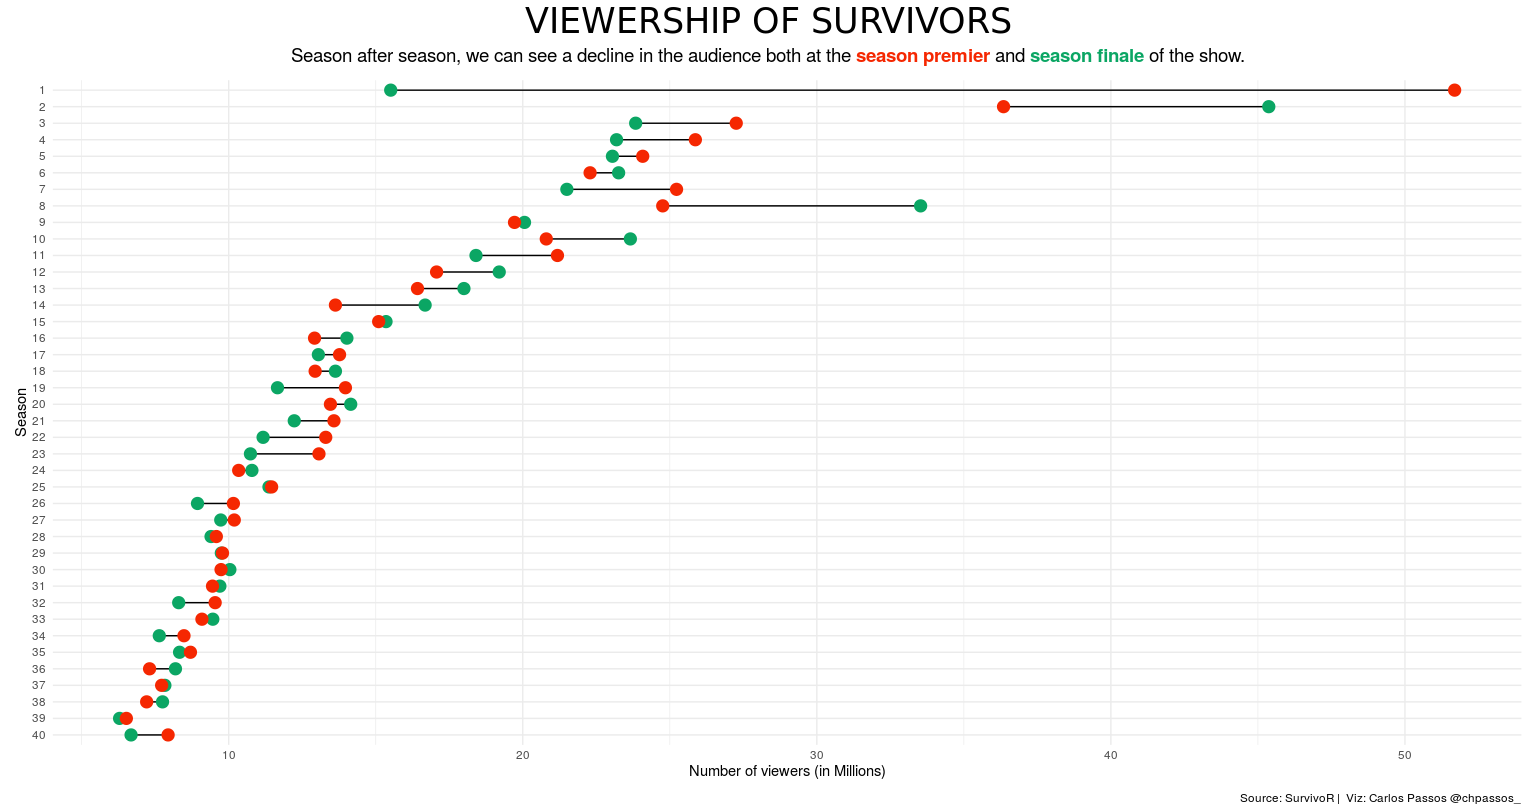

Recreate this plot in R.
# TidyTuesday Week 23: SurvivoR
library(tidyverse)
library(showtext)
library(patchwork)
library(ggtext)
library(ggthemes)

# Read data
summary <- readr::read_csv('https://raw.githubusercontent.com/rfordatascience/tidytuesday/master/data/2021/2021-06-01/summary.csv')

glimpse(summary)
summary %>% View()

# Data transformation
p1 <- summary %>%
  select(season, viewers_premier, viewers_finale, viewers_mean) %>%
  pivot_longer(c(viewers_premier, viewers_finale, viewers_mean), names_to = "audience_type", values_to = "viewers")


# Viz --
pal <- c("#F52701", "#0BA664")
ggplot(p1) +
  geom_line(data = subset(p1, audience_type != "viewers_mean"), aes(reorder(season, -season), viewers)) +
  geom_point(data = subset(p1, audience_type != "viewers_mean"), aes(reorder(season, -season), viewers, color = audience_type), size = 4) +
  coord_flip() +
  scale_color_manual(values= pal, guide = FALSE) +
  labs(x = "Season",
       y = "Number of viewers (in Millions)") +
  theme_minimal() +
  plot_annotation(title = toupper("Viewership of Survivors"),
                  subtitle = glue::glue("Season after season, we can see a decline in the audience both at the <b style='color:#F52701;'>season premier</b> and <b style='color:#0BA664;'>season finale</b> of the show."),
                  caption = "Source: SurvivoR |  Viz: Carlos Passos @chpassos_",
                  theme = theme(
                    plot.title = element_text(family = "mariokartsans", hjust = 0.5, size = 26),
                    plot.subtitle = ggtext::element_markdown(hjust = 0.5, color = "#000000", size = 14)))
